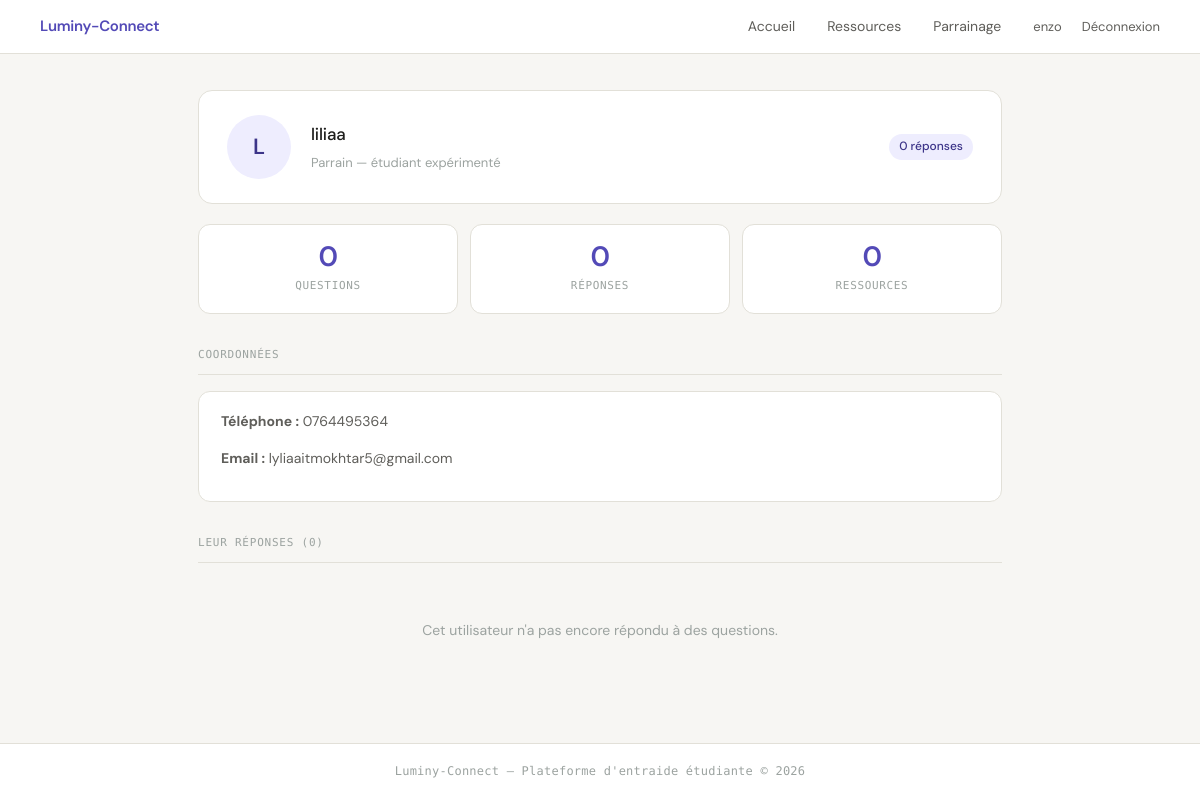
Page /utilisateur/1 (signed in) on the committed database.
### tables this page shows
CREATE TABLE utilisateur (
            id INTEGER PRIMARY KEY AUTOINCREMENT,
            nom_utilisateur TEXT UNIQUE NOT NULL,
            mot_de_passe TEXT NOT NULL,
            est_parrain INTEGER NOT NULL,
            telephone TEXT DEFAULT NULL,
            email TEXT DEFAULT NULL
        );

### app.py (the view)
@app.route('/utilisateur/<int:user_id>')
@login_required
def profil_public(user_id):
    user     = get_utilisateur(user_id)
    if not user:
        return redirect(url_for('accueil'))
    stats    = get_stats_utilisateur(user_id)
    reponses = get_reponses_de(user_id)
    return render_template('profil_public.html', user=user, stats=stats, reponses=reponses)

### data_model.py (called while the page is built)
def login_required(f):
    @wraps(f)
    def decorated_function(*args, **kwargs):
        if "user_id" not in session:
            return redirect(url_for('connexion'))
        return f(*args, **kwargs)
    return decorated_function

def db_fetch(query, args=(), fetch_all=False, db_name=DBFILENAME):
    with sqlite3.connect(db_name) as conn:
        conn.row_factory = sqlite3.Row
        cur = conn.execute(query, args)
        if fetch_all:
            res = cur.fetchall()
            return [dict(e) for e in res] if res else []
        else:
            res = cur.fetchone()
            return dict(res) if res else None

def get_reponses_de(user_id):
    query = """
        SELECT reponse.id, reponse.message,
               demande_aide.id        AS demande_id,
               demande_aide.matiere,
               demande_aide.description AS question
        FROM reponse
        JOIN demande_aide ON reponse.demande_id = demande_aide.id
        WHERE reponse.auteur_id = ?
        ORDER BY reponse.id DESC
    """
    return db_fetch(query, (user_id,), fetch_all=True)

def get_utilisateur(user_id):
    query = "SELECT id, nom_utilisateur, est_parrain, telephone, email FROM utilisateur WHERE id = ?"
    return db_fetch(query, (user_id,))

def get_stats_utilisateur(user_id):
    demandes   = db_fetch("SELECT COUNT(*) AS c FROM demande_aide WHERE auteur_id = ?", (user_id,))
    reponses   = db_fetch("SELECT COUNT(*) AS c FROM reponse      WHERE auteur_id = ?", (user_id,))
    ressources = db_fetch("SELECT COUNT(*) AS c FROM ressource     WHERE auteur_id = ?", (user_id,))
    return {
        'demandes':   demandes['c']   if demandes   else 0,
        'reponses':   reponses['c']   if reponses   else 0,
        'ressources': ressources['c'] if ressources else 0,
    }

### templates/profil_public.html
{% include 'en_tete.html' %}
<main>
  <div class="carte-profil">
    <div class="avatar lg">{{ user.nom_utilisateur[0]|upper }}</div>
    <div class="profil-info">
      <h2>{{ user.nom_utilisateur }}</h2>
      <p class="role">
        {% if user.est_parrain %}Parrain — étudiant expérimenté{% else %}Filleul — nouvel arrivant{% endif %}
      </p>
    </div>
    <span class="score" style="margin-left: auto;">
      {{ stats.reponses }} réponse{% if stats.reponses != 1 %}s{% endif %}
    </span>
  </div>
  <div class="stats-row">
    <div class="stat-box">
      <div class="val">{{ stats.demandes }}</div>
      <div class="label">Questions</div>
    </div>
    <div class="stat-box">
      <div class="val">{{ stats.reponses }}</div>
      <div class="label">Réponses</div>
    </div>
    <div class="stat-box">
      <div class="val">{{ stats.ressources }}</div>
      <div class="label">Ressources</div>
    </div>
  </div>
  <div class="divider">Coordonnées</div>
  <div class="carte-demande" style="margin-bottom: 20px;">
    {% if user.telephone or user.email %}
      {% if user.telephone %}
      <p><strong>Téléphone :</strong> {{ user.telephone }}</p>
      {% endif %}
      {% if user.email %}
      <p style="margin-top: 6px;"><strong>Email :</strong> {{ user.email }}</p>
      {% endif %}
    {% else %}
      <p class="vide">Aucune coordonnée renseignée.</p>
    {% endif %}
  </div>
  <div class="divider">
    Leur réponses ({{ reponses|length }})
  </div>
  {% for r in reponses %}
  <div class="carte-reponse">
    <p>{{ r.message }}</p>
    <small>
      <span class="matiere">{{ r.matiere }}</span>
      &nbsp;·
      <a href="/demande/{{ r.demande_id }}">{{ r.question | truncate(60) }}</a>
    </small>
  </div>
  {% else %}
  <p class="vide">Cet utilisateur n'a pas encore répondu à des questions.</p>
  {% endfor %}
</main>
{% include 'pied_de_page.html' %}

### static/style.css (style rules this page uses)
:root { --violet: #534AB7; --violet-hover: #4540a0; --violet-clair: #EEEDFE; --violet-texte: #3C3489; --teal: #0F6E56; --teal-clair: #E1F5EE; --gris-bg: #f7f6f3; --gris-carte: #f1efe8; --gris-bord: #e2e0d8; --gris-texte: #5F5E5A; --gris-doux: #9ca3a0; --noir: #1e1e1c; --blanc: #ffffff; --rouge-clair: #FCEBEB; --rouge: #A32D2D; --vert-clair: #EAF3DE; --vert: #3B6D11; }
*, *::before, *::after { box-sizing: border-box; margin: 0; padding: 0; }
html { height: 100%; }
body { font-family: 'DM Sans', system-ui, sans-serif; font-size: 15px; line-height: 1.65; color: var(--noir); background: var(--gris-bg); min-height: 100vh; display: flex; flex-direction: column; }
h2 { font-size: 17px; font-weight: 500; margin-bottom: 0.75rem; letter-spacing: -0.01em; }
main { width: 100%; max-width: 860px; margin: 0 auto; padding: 36px 28px; flex: 1; }
.carte-demande { background: var(--blanc); border: 0.5px solid var(--gris-bord); border-radius: 12px; padding: 18px 22px; margin-bottom: 10px; transition: border-color 0.15s, box-shadow 0.15s; animation: fadeIn 0.2s ease forwards; }
.carte-demande p { font-size: 14px; color: var(--gris-texte); margin-bottom: 14px; line-height: 1.6; }
.divider { font-size: 11px; color: var(--gris-doux); text-transform: uppercase; letter-spacing: 0.07em; margin: 32px 0 16px; padding-bottom: 10px; border-bottom: 0.5px solid var(--gris-bord); font-family: 'DM Mono', monospace; }
.avatar { width: 48px; height: 48px; border-radius: 50%; background: var(--violet-clair); color: var(--violet-texte); font-size: 16px; font-weight: 600; display: flex; align-items: center; justify-content: center; flex-shrink: 0; text-transform: uppercase; }
.avatar.lg { width: 64px; height: 64px; font-size: 22px; }
.carte-profil { background: var(--blanc); border: 0.5px solid var(--gris-bord); border-radius: 14px; padding: 24px 28px; margin-bottom: 20px; display: flex; align-items: center; gap: 20px; }
.carte-profil .profil-info h2 { margin-bottom: 4px; }
.carte-profil .profil-info .role { font-size: 13px; color: var(--gris-doux); }
.stats-row { display: flex; gap: 12px; margin-bottom: 24px; }
.stat-box { flex: 1; background: var(--blanc); border: 0.5px solid var(--gris-bord); border-radius: 12px; padding: 18px 14px; text-align: center; transition: border-color 0.15s; }
.stat-box .val { font-size: 28px; font-weight: 600; color: var(--violet); line-height: 1; letter-spacing: -0.02em; }
.stat-box .label { font-size: 11px; color: var(--gris-doux); margin-top: 6px; text-transform: uppercase; letter-spacing: 0.06em; font-family: 'DM Mono', monospace; }
.score { font-size: 12px; font-weight: 500; padding: 3px 10px; border-radius: 20px; background: var(--violet-clair); color: var(--violet-texte); }
.vide { font-size: 14px; color: var(--gris-doux); text-align: center; padding: 40px 0; }

### rows in the picture
utilisateur: nom_utilisateur "L", nom_utilisateur "liliaa", telephone "0764495364", email "lyliaaitmokhtar5@gmail.com"

### other values in the picture
{{ session.get('nom') }} "enzo"
{{ stats.reponses }} "0"
{{ stats.demandes }} "0"
{{ stats.ressources }} "0"
{{ reponses|length }} "0"
